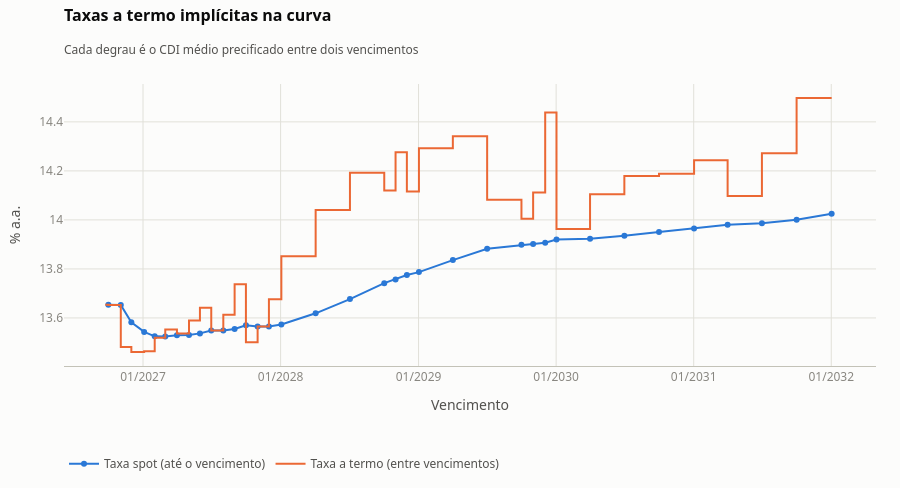

The notebook cell saved with this chart:
### Markdown cell above
**Taxas a termo (forwards).** A taxa spot de um vencimento é a *média* do CDI até lá. A **forward** entre dois vencimentos é o CDI que o mercado precifica *naquele trecho*, e é nela que aparecem as expectativas: um degrau para baixo no curto prazo indica cortes precificados. Nos vencimentos longos e pouco negociados, os degraus ficam mais ruidosos.

### Code cell
graficos.grafico_forwards(curva).show()
print(f"Taxa interpolada para 1 ano (252 du): {curva.taxa(252):.3%} · forward 1A→2A: {curva.forward(252, 504):.3%}")

### Figure 1 — Plotly figure (JSON) as saved in the notebook; plotly's stock layout.template omitted (floating-point values rounded to 4 significant figures)
{"data": [{"hovertemplate": "spot %{y:.3f}%<extra></extra>", "line": {"color": "#2a78d6", "width": 2}, "marker": {"size": 6}, "mode": "lines+markers", "name": "Taxa spot (até o vencimento)", "type": "scatter", "x": ["2026-10-01T00:00:00.000000000", "2026-11-03T00:00:00.000000000", "2026-12-01T00:00:00.000000000", "2027-01-04T00:00:00.000000000", "2027-02-01T00:00:00.000000000", "2027-03-01T00:00:00.000000000", "2027-04-01T00:00:00.000000000", "2027-05-03T00:00:00.000000000", "2027-06-01T00:00:00.000000000", "2027-07-01T00:00:00.000000000", "2027-08-02T00:00:00.000000000", "2027-09-01T00:00:00.000000000", "2027-10-01T00:00:00.000000000", "2027-11-01T00:00:00.000000000", "2027-12-01T00:00:00.000000000", "2028-01-03T00:00:00.000000000", "2028-04-03T00:00:00.000000000", "2028-07-03T00:00:00.000000000", "2028-10-02T00:00:00.000000000", "2028-11-01T00:00:00.000000000", "2028-12-01T00:00:00.000000000", "2029-01-02T00:00:00.000000000", "2029-04-02T00:00:00.000000000", "2029-07-02T00:00:00.000000000", "2029-10-01T00:00:00.000000000", "2029-11-01T00:00:00.000000000", "2029-12-03T00:00:00.000000000", "2030-01-02T00:00:00.000000000", "2030-04-01T00:00:00.000000000", "2030-07-01T00:00:00.000000000", "2030-10-01T00:00:00.000000000", "2031-01-02T00:00:00.000000000", "2031-04-01T00:00:00.000000000", "2031-07-01T00:00:00.000000000", "2031-10-01T00:00:00.000000000", "2032-01-02T00:00:00.000000000"], "y": [13.65, 13.65, 13.58, 13.54, 13.53, 13.52, 13.53, 13.53, 13.54, 13.55, 13.55, 13.55, 13.57, 13.56, 13.56, 13.57, 13.62, 13.68, 13.74, 13.76, 13.78, 13.79, 13.84, 13.88, 13.9, 13.9, 13.91, 13.92, 13.92, 13.94, 13.95, 13.96, 13.98, 13.99, 14.0, 14.03]}, {"hovertemplate": "forward %{y:.3f}%<extra></extra>", "line": {"color": "#eb6834", "shape": "hv", "width": 2}, "mode": "lines", "name": "Taxa a termo (entre vencimentos)", "type": "scatter", "x": ["2026-09-23T00:00:00", "2026-10-01T00:00:00", "2026-11-03T00:00:00", "2026-12-01T00:00:00", "2027-01-04T00:00:00", "2027-02-01T00:00:00", "2027-03-01T00:00:00", "2027-04-01T00:00:00", "2027-05-03T00:00:00", "2027-06-01T00:00:00", "2027-07-01T00:00:00", "2027-08-02T00:00:00", "2027-09-01T00:00:00", "2027-10-01T00:00:00", "2027-11-01T00:00:00", "2027-12-01T00:00:00", "2028-01-03T00:00:00", "2028-04-03T00:00:00", "2028-07-03T00:00:00", "2028-10-02T00:00:00", "2028-11-01T00:00:00", "2028-12-01T00:00:00", "2029-01-02T00:00:00", "2029-04-02T00:00:00", "2029-07-02T00:00:00", "2029-10-01T00:00:00", "2029-11-01T00:00:00", "2029-12-03T00:00:00", "2030-01-02T00:00:00", "2030-04-01T00:00:00", "2030-07-01T00:00:00", "2030-10-01T00:00:00", "2031-01-02T00:00:00", "2031-04-01T00:00:00", "2031-07-01T00:00:00", "2031-10-01T00:00:00", "2032-01-02T00:00:00"], "y": [13.65, 13.65, 13.48, 13.46, 13.46, 13.52, 13.55, 13.54, 13.59, 13.64, 13.55, 13.61, 13.74, 13.5, 13.56, 13.68, 13.85, 14.04, 14.19, 14.12, 14.28, 14.12, 14.29, 14.34, 14.08, 14.01, 14.11, 14.44, 13.96, 14.1, 14.18, 14.19, 14.24, 14.1, 14.27, 14.5, 14.5]}], "layout": {"font": {"color": "#52514e", "family": "system-ui, -apple-system, 'Segoe UI', Roboto, sans-serif", "size": 12}, "height": 488, "hoverlabel": {"font": {"family": "system-ui, -apple-system, 'Segoe UI', Roboto, sans-serif", "size": 12}}, "hovermode": "x unified", "legend": {"bgcolor": "rgba(0,0,0,0)", "font": {"color": "#52514e"}, "orientation": "h", "x": 0, "xanchor": "left", "y": 0.02, "yanchor": "bottom", "yref": "container"}, "margin": {"b": 122, "l": 64, "r": 24, "t": 84}, "paper_bgcolor": "#fcfcfb", "plot_bgcolor": "#fcfcfb", "title": {"font": {"color": "#0b0b0b", "size": 16}, "subtitle": {"font": {"color": "#52514e", "size": 12}, "text": "Cada degrau é o CDI médio precificado entre dois vencimentos"}, "text": "<b>Taxas a termo implícitas na curva</b>", "x": 0, "xanchor": "left", "xref": "paper", "y": 0.98, "yanchor": "top", "yref": "container"}, "xaxis": {"gridcolor": "#e1e0d9", "gridwidth": 1, "hoverformat": "%d/%m/%Y", "linecolor": "#c3c2b7", "showline": true, "tickfont": {"color": "#898781"}, "tickformat": "%m/%Y", "title": {"font": {"color": "#52514e"}, "text": "Vencimento"}, "zerolinecolor": "#c3c2b7"}, "yaxis": {"gridcolor": "#e1e0d9", "gridwidth": 1, "linecolor": "#c3c2b7", "showline": false, "tickfont": {"color": "#898781"}, "title": {"font": {"color": "#52514e"}, "text": "% a.a."}, "zerolinecolor": "#c3c2b7"}}}
